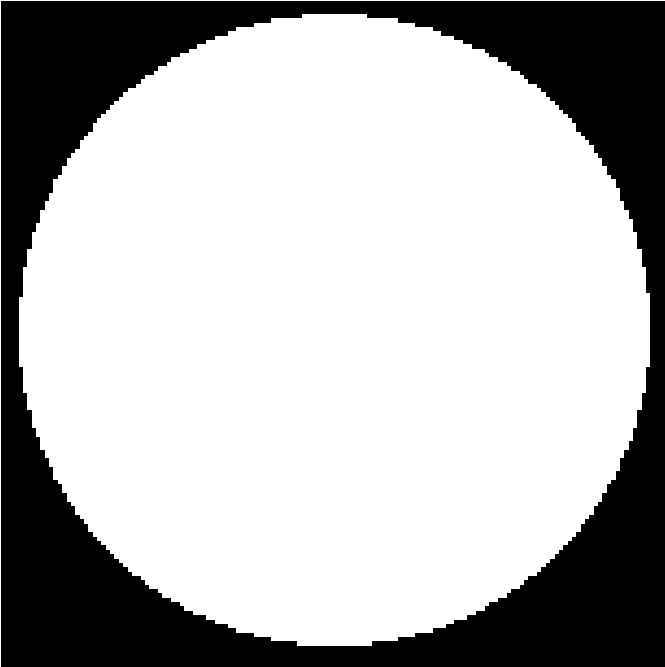
#> input picture project/image/input/template2.png, 665 x 667 px
$ python camera_test.py
#> lines starting #> are read from the running program, lines starting #| are printed output that depends on the picture; after the words box and inside, x2 and y2 are one past the last pixel; in counts of white or black regions, pixels touching at a corner belong together
### project/detect_face.py
import numpy as np
import matplotlib.pyplot as plt
import cv2

# [5 lines left out: function resize_image, not called in this run]

def get_ycrcb_mask(image):
    # convert to YCrCb
    image_ycrcb = cv2.cvtColor(image, cv2.COLOR_BGR2YCrCb)
    # set threshold
    lower_thresh_Y = np.array([25, 135, 85], dtype=np.uint8)
    upper_thresh_Y = np.array([255, 180, 135], dtype=np.uint8)

    # create mask
    msk_ycrcb = cv2.inRange(image_ycrcb, lower_thresh_Y, upper_thresh_Y)

    # morphology
    kernel = np.ones((4, 3), np.uint8)
    # msk_ycrcb_morpho = cv2.erode(msk_ycrcb, kernel, iterations=4)
    # msk_ycrcb_morpho = cv2.morphologyEx(msk_ycrcb, cv2.MORPH_ERODE, kernel=kernel, iterations=4)
    msk_ycrcb_morpho = cv2.morphologyEx(msk_ycrcb, cv2.MORPH_OPEN, kernel=kernel, iterations=2)
    msk_ycrcb_morpho = cv2.morphologyEx(msk_ycrcb, cv2.MORPH_CLOSE, kernel=kernel, iterations=2)

    return msk_ycrcb, msk_ycrcb_morpho


def get_contour_coord(image):
    mask_img = get_ycrcb_mask(image)[1]

    contours, _ = cv2.findContours(mask_img, cv2.RETR_EXTERNAL, cv2.CHAIN_APPROX_SIMPLE)
    max_contour = max(contours, key=cv2.contourArea)

    # get coord contour
    x, y, w, h = cv2.boundingRect(max_contour)

    return x, y, w, h, max_contour

def detect_face_with_template(image, template):
    mask_ycrcb = get_ycrcb_mask(image)[1]
    x, y, w, h, _ = get_contour_coord(image)

    # template matching
    template = cv2.resize(template, (130, 130))
    template = cv2.cvtColor(template, cv2.COLOR_BGR2GRAY)
    mask_crop = mask_ycrcb[y:y + h, x:x + w]
    result = cv2.matchTemplate(mask_crop, template, cv2.TM_CCORR_NORMED)
    min_val, max_val, min_loc, max_loc = cv2.minMaxLoc(result)

    # Draw rect around face detect
    face_detect = np.copy(image)
    top_left = (max_loc[0] + x, max_loc[1] + y)
    bottom_right = (top_left[0] + template.shape[1], top_left[1] + template.shape[0])
    cv2.rectangle(face_detect, top_left, bottom_right, (0, 0, 255), 2)

    face_crop = image[(max_loc[1] + y) : (top_left[1] + template.shape[0]), (max_loc[0] + x) : (top_left[0] + template.shape[1]), :]

    return face_detect, face_crop


### project/camera_test.py
import cv2
import detect_face
import numpy as np

cap = cv2.VideoCapture(0)

if not cap.isOpened():
    print("Không thể mở camera.")
    exit()

template = cv2.imread('./image/input/template2.png')
#> template is the input picture: shape (667, 665, 3); 70.9% white; 1 black region, box (x1, y1, x2, y2) and area: (1, 1, 665, 667) 128862

# Lặp để đọc và hiển thị video
while True:
    ret, frame = cap.read()
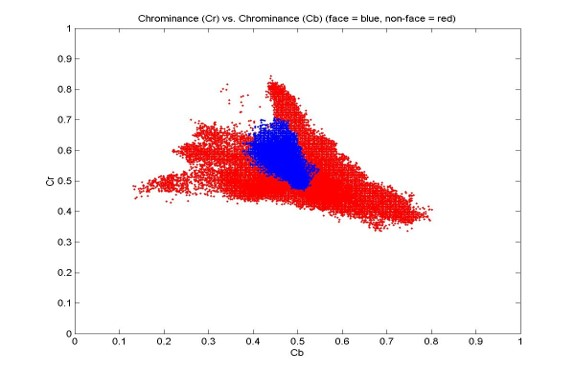
#> input picture project/image/Picture1.jpg, 575 x 375 px, given in place of the camera
#> frame is the input picture: shape (375, 575, 3); mean B, G, R 238.3, 235.2, 247.6

    if not ret:
        print("Không thể đọc frame.")
        break

    flipped_frame = cv2.flip(frame, 1)
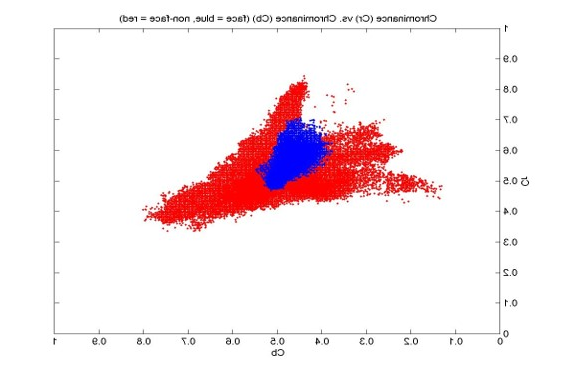
#> flipped_frame: shape (375, 575, 3); mean B, G, R 238.3, 235.2, 247.6
    detect = detect_face.detect_face_with_template(flipped_frame, template)
#> in get_ycrcb_mask, `image_ycrcb = cv2.cvtColor(image, cv2.COLOR_BGR2YCrCb)`: image_ycrcb: shape (375, 575, 3); mean of channels 0, 1, 2 239.3, 133.9, 127.4
#> in get_ycrcb_mask, `msk_ycrcb = cv2.inRange(image_ycrcb, lower_thresh_Y, upper_thresh_Y)`:
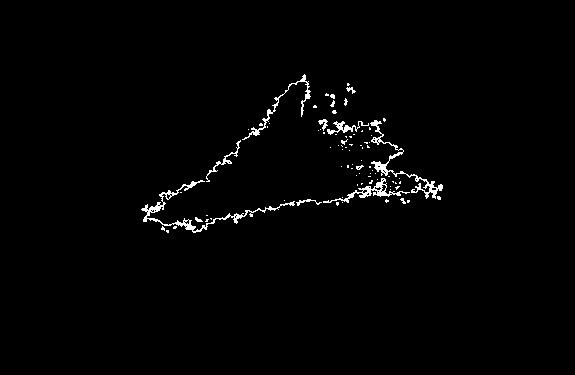
#> msk_ycrcb: shape (375, 575); 1.4% white in thin lines or dots, all inside (x1, y1, x2, y2) = (141, 74, 443, 233)
#> in get_ycrcb_mask, `msk_ycrcb_morpho = cv2.morphologyEx(msk_ycrcb, cv2.MORPH_OPEN, kernel=..`: msk_ycrcb_morpho: shape (375, 575); every value is 0
#> in get_ycrcb_mask, `msk_ycrcb_morpho = cv2.morphologyEx(msk_ycrcb, cv2.MORPH_CLOSE, kernel..`:
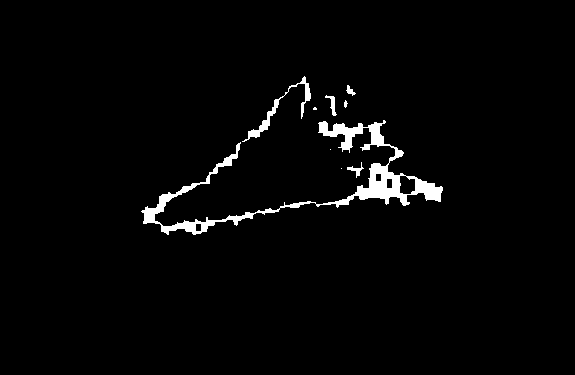
#> msk_ycrcb_morpho: shape (375, 575); 2.4% white; 9 white regions (3 under 20 px)
#> in get_contour_coord, `contours, _ = cv2.findContours(mask_img, cv2.RETR_EXTERNAL, cv2.CHAIN_..`: contours = 9 contours, 4 with area under 20; largest, box (x1, y1, x2, y2) and area: (141, 120, 443, 235) 3982, (242, 76, 311, 142) 365, (325, 95, 337, 116) 64, (347, 162, 364, 178) 50, (346, 85, 356, 96) 35
#> in get_contour_coord, `max_contour = max(contours, key=cv2.contourArea)`: max_contour = contour of 601 points, box (x1, y1, x2, y2) (141, 120, 443, 235), area 3982
#> in get_contour_coord, `x, y, w, h = cv2.boundingRect(max_contour)`: x = 141; y = 120; w = 302; h = 115
#> in detect_face_with_template, `x, y, w, h, _ = get_contour_coord(image)`: x = 141; y = 120; w = 302; h = 115
#> in detect_face_with_template, `template = cv2.resize(template, (130, 130))`:
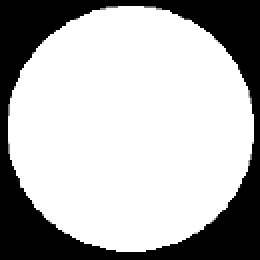
#> template: shape (130, 130, 3) (shown 2 times larger); min 0, max 255, mean 180.1
#> in detect_face_with_template, `mask_crop = mask_ycrcb[y:y + h, x:x + w]`:
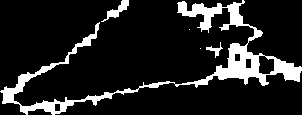
#> mask_crop: shape (115, 302); 13.2% white; 5 white regions (2 under 20 px), largest, box (x1, y1, x2, y2) and area: (0, 0, 302, 115) 4328, (101, 0, 129, 22) 190, (206, 42, 223, 58) 78
#> (the run stopped early here; a loop or call above may not have finished)
